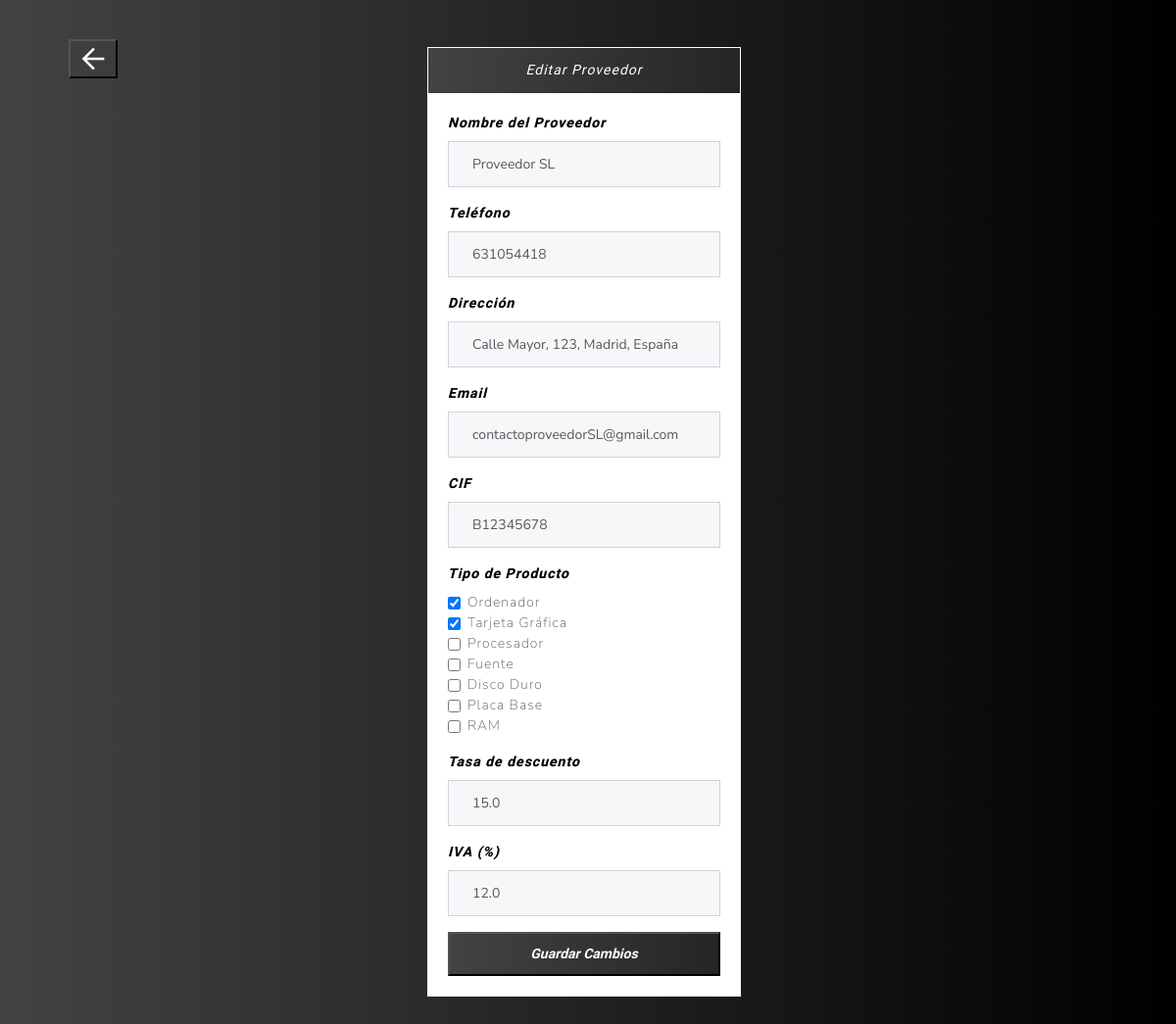
Page /editar_proveedor/8965cae3 (signed in) on the committed database.
### models.py (models this page shows, shortened)
class Proveedor(db.Model):
    __tablename__ = "proveedor"
    id = Column(String(8), primary_key=True, default=lambda: secrets.token_hex(4)[:8])  # ID corto de 8 caracteres
    nombre = Column(String(25), nullable=False)
    telefono = Column(String(), nullable=False)
    direccion = Column(String(), nullable=False)
    email = Column(String(), nullable=False)
    cif = Column(String(), nullable=False, unique=True)  # Campo único para evitar duplicados
    tasa_de_descuento = Column(Float, nullable=False)
    iva = Column(Float, nullable=False)
    tipo_producto = db.Column(db.String(500), nullable=False)  # Asegúrate de usar un tamaño suficiente
    fecha = db.Column(db.DateTime, default=datetime.utcnow, nullable=False)
    productos = db.relationship('ProveedorTipoProducto', back_populates='proveedor')

### main.py (the view, shortened to what this page needs)
@app.route('/editar_proveedor/<string:proveedor_id>', methods=['GET', 'POST'])
@login_required
@role_required("admin")
def editar_proveedor(proveedor_id):
    proveedor = Proveedor.query.get_or_404(proveedor_id)
    form = ProveedorForm(
        nombre=proveedor.nombre,
        telefono=proveedor.telefono,
        direccion=proveedor.direccion,
        email=proveedor.email,
        cif=proveedor.cif,
        tasa_de_descuento=proveedor.tasa_de_descuento if proveedor.tasa_de_descuento is not None else 0,
        iva=proveedor.iva if proveedor.iva is not None else 0,
        productos=proveedor.tipo_producto.split(", ")  # Convertir a lista para checkboxes
    )
    return render_template('editar_proveedor.html', form=form, proveedor=proveedor)

### main.py (called while the page is built)
@login_manager.user_loader
def cargar_usuario(usuario_id):
    return db.session.get(Usuario, str(usuario_id))

def role_required(role):
    def decorator(f):
        @wraps(f)
        def wrapped(*args, **kwargs):
            if not current_user.is_authenticated or current_user.rol != role:
                flash("Acceso denegado.", "danger")
                return redirect(url_for("index"))
            return f(*args, **kwargs)
        return wrapped
    return decorator

### templates/editar_proveedor.html (shortened to what this page needs)
<!DOCTYPE html>
<html lang="es">
<head>
    <link rel="stylesheet" href="{{ url_for('static', filename = 'main.css')}}">
    <link rel="stylesheet" href="https://cdn.jsdelivr.net/npm/bootswatch@4.5.2/dist/lux/bootstrap.min.css">
</head>
<body>
    <main class="container p-5">
        <form action="/proveedores" method="get" style="position: absolute; top: 40px; left: 70px;">
            <button type="submit" class="material-symbols-outlined" style="font-size: 34px; background-color: transparent; color: white;">
            </button>
        </form>
        <div class="row">
            <div class="col-md-4 offset-md-4">
                <div class="card border-light mb-3" style="max-width: 20rem;">
                    <div class="card-header titlewhiteS fondo">Editar Proveedor</div>
                    <div class="card-body text-left">
                        <form action="{{ url_for('editar_proveedor', proveedor_id=proveedor.id) }}" method="post">
                            <div class="form-group">
                                <label class="titleblack" for="nombre">Nombre del Proveedor</label>
                                <input type="text" id="nombre" name="nombre" class="form-control" value="{{ proveedor.nombre }}" required>
                            </div>
                            <div class="form-group">
                                <label class="titleblack" for="telefono">Teléfono</label>
                                <input type="tel" id="telefono" name="telefono" class="form-control" value="{{ proveedor.telefono }}" maxlength="20" pattern="[0-9]+" required>
                            </div>
                            <div class="form-group">
                                <label class="titleblack" for="direccion">Dirección</label>
                                <input type="text" id="direccion" name="direccion" class="form-control" value="{{ proveedor.direccion }}" required>
                            </div>
                            <div class="form-group">
                                <label class="titleblack" for="email">Email</label>
                                <input type="email" id="email" name="email" class="form-control" value="{{ proveedor.email }}" required>
                            </div>
                            <div class="form-group">
                                <label class="titleblack" for="cif">CIF</label>
                                <input type="text" id="cif" name="cif" class="form-control" value="{{ proveedor.cif }}" required>
                            </div>
                            <div class="form-group">
                                <label class="titleblack">Tipo de Producto</label>
                                {% set productos_lista = ['Ordenador', 'Tarjeta Gráfica', 'Procesador', 'Fuente', 'Disco Duro', 'Placa Base', 'RAM'] %}
                                {% for producto in productos_lista %}
                                <div class="form-check">
                                    <input class="form-check-input" type="checkbox" name="productos" value="{{ producto }}" id="{{ producto }}"
                                        {% if producto in proveedor.tipo_producto %}checked{% endif %}>
                                    <label class="form-check-label" for="{{ producto }}">
                                        {{ producto }}
                                    </label>
                                </div>
                                {% endfor %}
                            </div>
                            <div class="form-group">
                                {{ form.tasa_de_descuento.label(class="titleblack") }}
                                {{ form.tasa_de_descuento(class="form-control", type="number", min="0", max="100", step="0.01", required=True) }}
                            </div>
                            <div class="form-group">
                                <label class="titleblack" for="iva">IVA (%)</label>
                                <input type="number" id="iva" name="iva" class="form-control" value="{{ proveedor.iva }}" min="0" max="100" step="0.01" required>
                            </div>
                            <button class="btn-block neon-link titlewhite fondo" style="background-color: transparent; color: white;" type="submit">
                                Guardar Cambios
                            </button>
                        </form>
                    </div>
                </div>
            </div>
        </div>
    </main>
</body>
</html>

### static/main.css (style rules this page uses)
body { background: #000000; background: -webkit-linear-gradient(to right, #434343, #000000); background: linear-gradient(to right, #434343, #000000); }
.titleblack { font-family: "Grenze", serif; font-weight: 900; font-style: italic; background: -webkit-linear-gradient(#eee, #333); -webkit-background-clip: text; -webkit-text-fill-color: black; }
.titlewhite { font-family: "Grenze", serif; font-weight: 900; font-style: italic; background: -webkit-linear-gradient(#eee, #333); -webkit-background-clip: text; -webkit-text-fill-color: white; }
.titlewhiteS { font-family: "Grenze", serif; font-weight: 300; font-style: italic; background: -webkit-linear-gradient(#eee, #333); -webkit-background-clip: text; -webkit-text-fill-color: white; }
.fondo { background: #232526; background: -webkit-linear-gradient(to right, #414345, #232526); background: linear-gradient(to right, #414345, #232526); }
.col-md-4 { text-align: center; }
.neon-link { padding: 10px 10px; transition: 0.5s; background-color: transparent; color: white; }
.neon-link { transition: all 0.5s ease-in-out; position: relative; }

### rows in the picture
Proveedor: nombre "Proveedor SL", telefono "631054418", direccion "Calle Mayor, 123, Madrid, España", email "contactoproveedorSL@gmail.com", cif "B12345678", tipo_producto "☑" "☑", tasa_de_descuento "15.0", iva "12.0"

### other values in the picture
{{ producto }} "Ordenador" "Tarjeta Gráfica" "Procesador" "Fuente" "Disco Duro" "Placa Base" "RAM"
